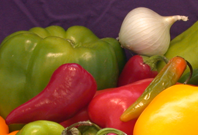
%> input picture trabalho2/assets/onion.png, 198 x 135 px
$ octave questao2.m   (GNU Octave 9; MATLAB toolbox functions it lacks are replaced by stand-ins)
%> lines starting %> are read from the running program, lines starting %| are printed output that depends on the picture
% Quest鉶 2 do trabalho 2
% Autora: Maria Claudia Campos Martins
% Matricula: 170109968

clc
close all

% Le imagem
onionImage = imread('onion.png');
%> onionImage is the input picture: size 135x198x3 uint8; mean R, G, B 137.3, 92.8, 45.3

figure(1)
imshow(onionImage)
title('Original Image');

cform = makecform('srgb2lab');
lab_onionImage = applycform(onionImage,cform);
%> lab_onionImage: size 135x198x3 uint8; mean of channels 1, 2, 3 113.2, 142.8, 159.7

ab = double(lab_onionImage(:,:,2:3));
nrows = size(ab,1);
%> nrows = 135
ncols = size(ab,2);
%> ncols = 198
ab = reshape(ab, nrows*ncols,2);

nColors = 7;
[cluster_idx, cluster_center] = kmeans(ab,nColors, 'distance','sqEuclidean','Replicates',3);
%> cluster_center = [118.8 168; 144.8 117; 123.6 182.3; 173.5 154; 143.3 206.7; 134.8 149.9; 185.5 173.2]

pixel_labels = reshape(cluster_idx, nrows, ncols);
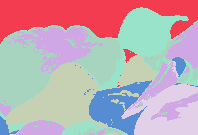
%> pixel_labels: size 135x198 double; 7 distinct labels, from 1 to 7; one colour per label, 0 black
figure(2)
imshow(pixel_labels,[])
title('Cluster index');

segmented_images = cell(1:7);
rgb_label = repmat(pixel_labels, [1 1 3]);
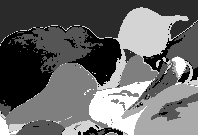
%> rgb_label: size 135x198x3 double; min 1, max 7, mean 3.45; drawn with min black and max white

for k = 1:nColors
    color = onionImage;
    color(rgb_label ~= k) = 0;
    segmented_images{k} = color;
end
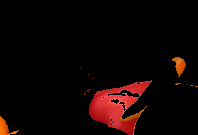
%> color: size 135x198x3 uint8; mean R, G, B 15.4, 4.1, 2.8
%> after the loop, segmented_images = 5040 items

figure(3)
imshow(segmented_images{1})
title('Objetos no cluster 1');
imwrite(segmented_images{1}, 'img/questao2-cluster-1.png');
figure(4)
imshow(segmented_images{2})
title('Objetos no cluster 2');
imwrite(segmented_images{2}, 'img/questao2-cluster-2.png');
figure(5)
imshow(segmented_images{3})
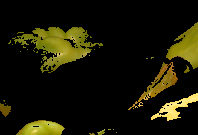
%> displayed picture: size 135x198x3, on the screen's scale of 0 to 255; mean R, G, B 25.1, 23.2, 5.5
title('Objetos no cluster 3');
imwrite(segmented_images{3}, 'img/questao2-cluster-3.png');
figure(6)
imshow(segmented_images{4})
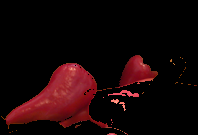
%> displayed picture: size 135x198x3, on the screen's scale of 0 to 255; mean R, G, B 23.3, 5.3, 6.4
title('Objetos no cluster 4');
imwrite(segmented_images{4}, 'img/questao2-cluster-4.png');
figure(7)
imshow(segmented_images{5})
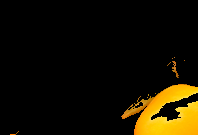
%> displayed picture: size 135x198x3, on the screen's scale of 0 to 255; mean R, G, B 22.2, 16.5, 1.1
title('Objetos no cluster 5');
imwrite(segmented_images{5}, 'img/questao2-cluster-5.png');
figure(8)
imshow(segmented_images{6})
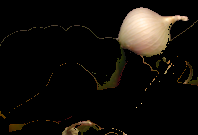
%> displayed picture: size 135x198x3, on the screen's scale of 0 to 255; mean R, G, B 19.4, 16.1, 12
title('Objetos no cluster 6');
imwrite(segmented_images{6}, 'img/questao2-cluster-6.png');
figure(9)
imshow(segmented_images{7})
title('Objetos no cluster 7');
imwrite(segmented_images{7}, 'img/questao2-cluster-7.png');
